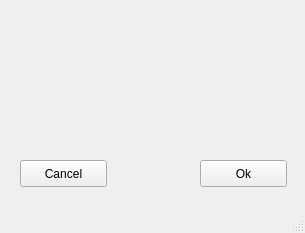
<?xml version="1.0" encoding="UTF-8"?>
<ui version="4.0">
 <class>MainWindow</class>
 <widget class="QMainWindow" name="MainWindow">
  <property name="geometry">
   <rect>
    <x>0</x>
    <y>0</y>
    <width>305</width>
    <height>233</height>
   </rect>
  </property>
  <property name="windowTitle">
   <string>MainWindow</string>
  </property>
  <widget class="QWidget" name="centralwidget">
   <widget class="QPushButton" name="pushButton">
    <property name="geometry">
     <rect>
      <x>20</x>
      <y>160</y>
      <width>87</width>
      <height>27</height>
     </rect>
    </property>
    <property name="text">
     <string>Cancel</string>
    </property>
   </widget>
   <widget class="QPushButton" name="pushButton_2">
    <property name="geometry">
     <rect>
      <x>200</x>
      <y>160</y>
      <width>87</width>
      <height>27</height>
     </rect>
    </property>
    <property name="text">
     <string>Ok</string>
    </property>
   </widget>
  </widget>
  <widget class="QMenuBar" name="menubar">
   <property name="geometry">
    <rect>
     <x>0</x>
     <y>0</y>
     <width>305</width>
     <height>25</height>
    </rect>
   </property>
  </widget>
  <widget class="QStatusBar" name="statusbar"/>
 </widget>
 <resources/>
 <connections/>
</ui>
